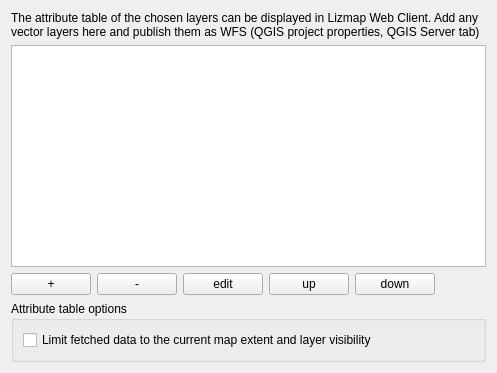
             <widget class="QWidget" name="scrollAreaWidgetContents_6">
              <property name="geometry">
               <rect>
                <x>0</x>
                <y>0</y>
                <width>497</width>
                <height>373</height>
               </rect>
              </property>
              <layout class="QVBoxLayout" name="verticalLayout_31">
               <item>
                <widget class="QLabel" name="label_60">
                 <property name="text">
                  <string>The attribute table of the chosen layers can be displayed in Lizmap Web Client. Add any vector layers here and publish them as WFS (QGIS project properties, QGIS Server tab)</string>
                 </property>
                 <property name="wordWrap">
                  <bool>true</bool>
                 </property>
                </widget>
               </item>
               <item>
                <widget class="QTableWidget" name="table_attribute_table"/>
               </item>
               <item>
                <layout class="QHBoxLayout" name="horizontalLayout_26">
                 <item>
                  <widget class="QPushButton" name="add_attribute_table_button">
                   <property name="text">
                    <string notr="true">+</string>
                   </property>
                  </widget>
                 </item>
                 <item>
                  <widget class="QPushButton" name="remove_attribute_table_button">
                   <property name="text">
                    <string notr="true">-</string>
                   </property>
                  </widget>
                 </item>
                 <item>
                  <widget class="QPushButton" name="edit_attribute_table_button">
                   <property name="text">
                    <string notr="true">edit</string>
                   </property>
                  </widget>
                 </item>
                 <item>
                  <widget class="QPushButton" name="up_attribute_table_button">
                   <property name="text">
                    <string notr="true">up</string>
                   </property>
                  </widget>
                 </item>
                 <item>
                  <widget class="QPushButton" name="down_attribute_table_button">
                   <property name="text">
                    <string notr="true">down</string>
                   </property>
                  </widget>
                 </item>
                 <item>
                  <spacer name="horizontalSpacer_28">
                   <property name="orientation">
                    <enum>Qt::Horizontal</enum>
                   </property>
                   <property name="sizeHint" stdset="0">
                    <size>
                     <width>40</width>
                     <height>20</height>
                    </size>
                   </property>
                  </spacer>
                 </item>
                </layout>
               </item>
               <item>
                <widget class="QGroupBox" name="groupBox">
                 <property name="title">
                  <string>Attribute table options</string>
                 </property>
                 <layout class="QVBoxLayout" name="verticalLayout_10">
                  <item>
                   <widget class="QCheckBox" name="cbLimitDataToBbox">
                    <property name="toolTip">
                     <string>The attribute table will only show the data for the map extent, and only if the layer if visible at current map scale. Useful for big datasets.</string>
                    </property>
                    <property name="styleSheet">
                     <string notr="true"/>
                    </property>
                    <property name="text">
                     <string>Limit fetched data to the current map extent and layer visibility</string>
                    </property>
                   </widget>
                  </item>
                 </layout>
                </widget>
               </item>
              </layout>
             </widget>
